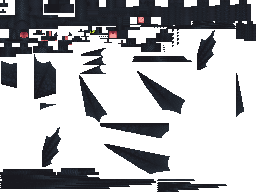
#> input picture night_fury/night_fury_old.png, 256 x 192 px
$ python make_transparent.py
#> lines starting #> are read from the running program, lines starting #| are printed output that depends on the picture
#!/usr/bin/env python3
"""
make_transparent.py

Sets a fixed, built-in list of pixel coordinates to fully transparent
(RGBA 0, 0, 0, 0) in a PNG image. Every other pixel is left completely
untouched. No external coordinate file is needed -- the ranges are baked
into this script below.

Each entry in RANGES is (x1, x2, y), meaning pixels (x1, y) through
(x2, y) inclusive on that row; x1 == x2 for a single pixel.

Usage:
    python3 make_transparent.py
        (reads night_fury_old.png, writes night_fury.png, both expected
         in the current directory)

    python3 make_transparent.py --input other.png --output result.png
        (same thing, with different filenames)
"""

import argparse
import sys
from PIL import Image

# (x1, x2, y) ranges -- inclusive on both ends
RANGES = [
    (193, 212, 21),
    (192, 213, 22),
    (193, 232, 23),
    (192, 233, 24),
    (141, 172, 25),
    (175, 234, 25),
    (140, 235, 26),
    (167, 234, 27),
    (166, 235, 28),
    (214, 214, 30),
    (212, 214, 31),
    (212, 213, 32),
    (211, 213, 33),
    (211, 213, 34),
    (210, 213, 35),
    (209, 212, 36),
    (208, 212, 37),
    (207, 213, 38),
    (201, 202, 39),
    (206, 213, 39),
    (201, 214, 40),
    (201, 215, 41),
    (200, 215, 42),
    (200, 214, 43),
    (200, 214, 44),
    (200, 213, 45),
    (199, 213, 46),
    (199, 212, 47),
    (199, 212, 48),
    (198, 211, 49),
    (198, 211, 50),
    (198, 211, 51),
    (198, 212, 52),
    (197, 212, 53),
    (197, 213, 54),
    (197, 212, 55),
    (197, 211, 56),
    (197, 210, 57),
    (197, 209, 58),
    (197, 208, 59),
    (197, 207, 60),
    (197, 207, 61),
    (197, 206, 62),
    (197, 205, 63),
    (197, 205, 64),
    (197, 205, 65),
    (197, 206, 66),
    (197, 204, 67),
    (197, 202, 68),
    (197, 200, 69),
]


def build_coordinates():
    """Expand the RANGES table above into a set of individual (x, y) pixels."""
    coords = set()
    for x1, x2, y in RANGES:
        lo, hi = (x1, x2) if x1 <= x2 else (x2, x1)
        for x in range(lo, hi + 1):
            coords.add((x, y))
    return coords


def main():
    parser = argparse.ArgumentParser(description="Punch transparent holes at the built-in coordinates.")
    parser.add_argument("--input", default="night_fury_old.png", help="source PNG (default: night_fury_old.png)")
    parser.add_argument("--output", default="night_fury.png", help="destination PNG (default: night_fury.png)")
    args = parser.parse_args()

    coords = build_coordinates()
    print(f"Built {len(coords)} pixel coordinates from the embedded ranges")

    img = Image.open(args.input).convert("RGBA")
#> img is the input picture: PIL image 256x192 RGBA; mean R, G, B, A 11.4, 12, 14.6, 89.5
    width, height = img.size
#> width = 256; height = 192
    pixels = img.load()

    changed = 0
    out_of_bounds = 0
    for x, y in coords:
        if 0 <= x < width and 0 <= y < height:
            pixels[x, y] = (0, 0, 0, 0)
            changed += 1
        else:
            out_of_bounds += 1
#> after the loop, changed = 871; out_of_bounds = 0

    if out_of_bounds:
        print(f"  Warning: {out_of_bounds} coordinate(s) fell outside the {width}x{height} image and were skipped.", file=sys.stderr)

    img.save(args.output, format="PNG")
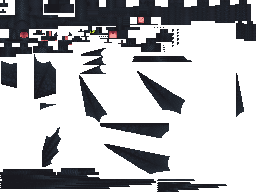
#> saved as night_fury.png: PIL image 256x192 RGBA; mean R, G, B, A 10.8, 11.5, 13.9, 85; transparent parts drawn white
    print(f"Done: {changed} pixels made transparent. Saved to {args.output}")
#| Done: 871 pixels made transparent. Saved to night_fury.png


if __name__ == "__main__":
    main()
